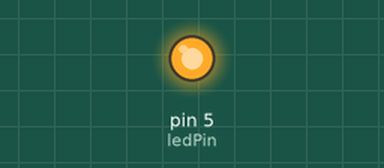
Simulated run of this sketch. Board: Arduino Uno, built with avr-gcc and run on an emulated ATmega328P. On the bench: output pins drawn as LEDs (lit = HIGH). What the sketch prints to the serial monitor is not drawn.

Above: at 0.1 s.
Timing chart, 0 to 1.6 s (numbered marks = the images above):
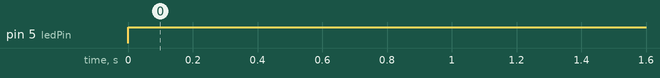

Measured:
- by itself, pin 5 (ledPin): LOW → HIGH at 0.00 s

The sketch:

pratica_3-1.ino
```cpp
//codigo escravo
#include <SoftwareSerial.h>
SoftwareSerial ArduinoMaster (10, 11);
#define ledPin 5
String msg="";
int intVal=0, oldIntVal=0;
int buttonState, sensorValue;

void setup() {
  Serial.begin(9600);
  ArduinoMaster.begin(9600);
  pinMode(ledPin, OUTPUT);
}

void loop() {
  readMasterPort();
  convertMsgToCmd();
  // Send answer to master

  if (buttonState == 1) {
    analogWrite(ledPin, 255); // Ligar o LED na alta intensidade
  } else {
    int mp = map(sensorValue, 0, 1023, 255, 0);
    analogWrite(ledPin, mp);
    Serial.println(mp);
    if (mp < 40) {
      Serial.println("Baixa luminosidade!");
    }
  }
}

void readMasterPort(){
  while (ArduinoMaster.available()) {
    delay(10);
    if (ArduinoMaster.available() >0) {
      char c = ArduinoMaster.read();

      msg += c; //makes the string readString
    }
  }
  ArduinoMaster.flush();
}

void convertMsgToCmd(){
  if (msg.length() >0) {

    char carrayl[6]; //magic needed to convert stri

    msg.toCharArray(carrayl, sizeof(carrayl));

    int separatorIndex = msg.indexOf('*');
    if (separatorIndex != -1) {
      buttonState = msg.substring(0, separatorIndex).toInt();
      sensorValue = msg.substring(separatorIndex + 1).toInt();
    }

    msg="";
  }

}
```
